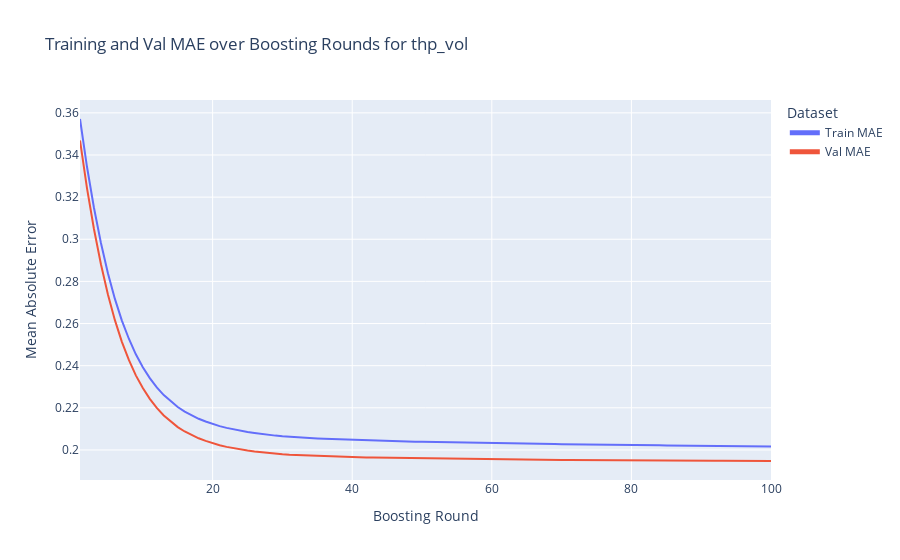
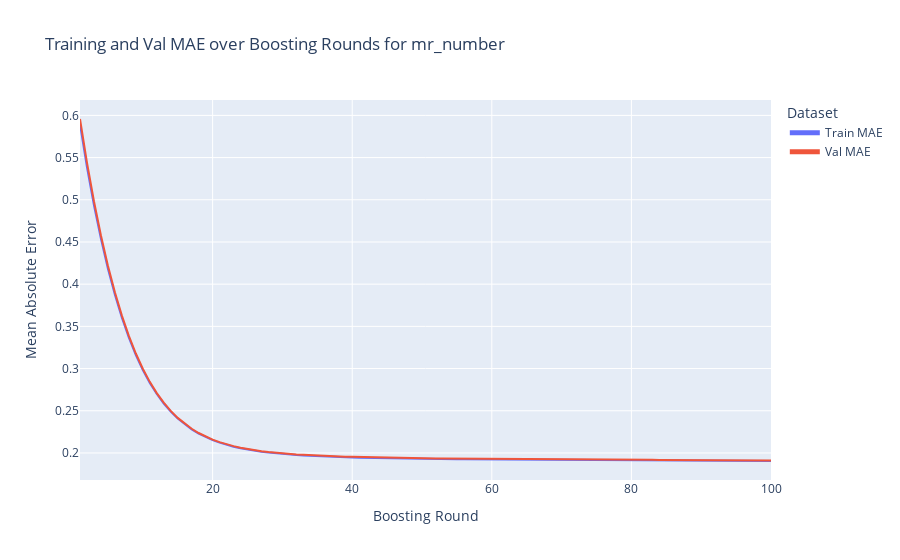

Notebook cell for these charts, in order:
### Markdown cell above
## Charts, Tables

### Code cell
# Iterate through each model in model.models
for target, target_model in models.items():
    print(f"Processing target: {target}")

    # Predict
    train_preds = target_model.predict(X_train.to_numpy())
    val_preds = target_model.predict(X_val.to_numpy())

    # Compute MAE values
    train_mae = mean_absolute_error(y_train[target].to_numpy(), train_preds)
    val_mae = mean_absolute_error(y_val[target].to_numpy(), val_preds)

    # Log the best score to wandb
    best_iteration = target_model.best_iteration
    best_val_mae = target_model.evals_result()['validation_1']['mae'][best_iteration]
    best_train_mae = target_model.evals_result()['validation_0']['mae'][best_iteration]

    wandb.log({
        f'{target}_best_val_mae': best_val_mae, 
        f'{target}_best_round': best_iteration, 
        f'{target}_best_train_mae': best_train_mae
    })

    # Convert evaluation results to a DataFrame
    evals_result = target_model.evals_result()
    rounds = range(1, len(evals_result['validation_0']['mae']) + 1)

    # Create a DataFrame using polars
    eval_df = pl.DataFrame({
        'Round': rounds,
        'Train MAE': evals_result['validation_0']['mae'],
        'Val MAE': evals_result['validation_1']['mae']
    })

    # Log eval_df to wandb
    wandb.log({f'{target}_eval_df': wandb.Table(data=eval_df.to_pandas())})

    # Plot the results using Plotly
    fig = px.line(
        x=rounds, 
        y=[evals_result['validation_0']['mae'], evals_result['validation_1']['mae']],
        labels={'x': 'Boosting Round', 'value': 'Mean Absolute Error'}, 
        title=f'Training and Val MAE over Boosting Rounds for {target}'
    )
    fig.update_layout(
        legend=dict(
            title='Legend',
            itemsizing='constant'
        ),
        legend_title_text='Dataset'
    )
    fig.data[0].name = 'Train MAE'
    fig.data[1].name = 'Val MAE'

    # Log the plot to wandb
    wandb.log({f"{target}_MAE_Plot": fig})

    # Optionally, display the plot
    fig.show()

    print(f"Best Val MAE for {target}: {best_val_mae}")
    print(f"Round: {best_iteration}")

### Figure 1 — Plotly figure (JSON) as saved in the notebook; plotly's stock layout.template omitted (floating-point values rounded to 4 significant figures)
{"data": [{"hovertemplate": "variable=wide_variable_0<br>Boosting Round=%{x}<br>Mean Absolute Error=%{y}<extra></extra>", "legendgroup": "wide_variable_0", "line": {"color": "#636efa", "dash": "solid"}, "marker": {"symbol": "circle"}, "mode": "lines", "name": "Train MAE", "orientation": "v", "showlegend": true, "type": "scatter", "x": [1, 2, 3, 4, 5, 6, 7, 8, 9, 10, 11, 12, 13, 14, 15, 16, 17, 18, 19, 20, 21, 22, 23, 24, 25, 26, 27, 28, 29, 30, 31, 32, 33, 34, 35, 36, 37, 38, 39, 40, 41, 42, 43, 44, 45, 46, 47, 48, 49, 50, 51, 52, 53, 54, 55, 56, 57, 58, 59, 60, 61, 62, 63, 64, 65, 66, 67, 68, 69, 70, 71, 72, 73, 74, 75, 76, 77, 78, 79, 80, 81, 82, 83, 84, 85, 86, 87, 88, 89, 90, 91, 92, 93, 94, 95, 96, 97, 98, 99, 100], "xaxis": "x", "y": [0.3571, 0.3344, 0.315, 0.2983, 0.2839, 0.2717, 0.2614, 0.2528, 0.2454, 0.2393, 0.2341, 0.2297, 0.226, 0.223, 0.2204, 0.2182, 0.2164, 0.2148, 0.2135, 0.2123, 0.2113, 0.2105, 0.2097, 0.209, 0.2085, 0.208, 0.2075, 0.2071, 0.2068, 0.2065, 0.2062, 0.206, 0.2058, 0.2056, 0.2055, 0.2053, 0.2052, 0.2051, 0.2049, 0.2048, 0.2046, 0.2045, 0.2044, 0.2043, 0.2043, 0.2042, 0.2042, 0.204, 0.2039, 0.2039, 0.2038, 0.2038, 0.2037, 0.2036, 0.2035, 0.2034, 0.2034, 0.2033, 0.2032, 0.2032, 0.2031, 0.2031, 0.203, 0.203, 0.2029, 0.2029, 0.2029, 0.2028, 0.2028, 0.2027, 0.2027, 0.2027, 0.2026, 0.2026, 0.2026, 0.2025, 0.2025, 0.2024, 0.2024, 0.2024, 0.2023, 0.2023, 0.2022, 0.2022, 0.2021, 0.2021, 0.202, 0.202, 0.202, 0.2019, 0.2019, 0.2019, 0.2019, 0.2018, 0.2018, 0.2018, 0.2018, 0.2017, 0.2017, 0.2017], "yaxis": "y"}, {"hovertemplate": "variable=wide_variable_1<br>Boosting Round=%{x}<br>Mean Absolute Error=%{y}<extra></extra>", "legendgroup": "wide_variable_1", "line": {"color": "#EF553B", "dash": "solid"}, "marker": {"symbol": "circle"}, "mode": "lines", "name": "Val MAE", "orientation": "v", "showlegend": true, "type": "scatter", "x": [1, 2, 3, 4, 5, 6, 7, 8, 9, 10, 11, 12, 13, 14, 15, 16, 17, 18, 19, 20, 21, 22, 23, 24, 25, 26, 27, 28, 29, 30, 31, 32, 33, 34, 35, 36, 37, 38, 39, 40, 41, 42, 43, 44, 45, 46, 47, 48, 49, 50, 51, 52, 53, 54, 55, 56, 57, 58, 59, 60, 61, 62, 63, 64, 65, 66, 67, 68, 69, 70, 71, 72, 73, 74, 75, 76, 77, 78, 79, 80, 81, 82, 83, 84, 85, 86, 87, 88, 89, 90, 91, 92, 93, 94, 95, 96, 97, 98, 99, 100], "xaxis": "x", "y": [0.3469, 0.3243, 0.3049, 0.2881, 0.2738, 0.2616, 0.2513, 0.2427, 0.2354, 0.2294, 0.2242, 0.22, 0.2164, 0.2134, 0.2109, 0.2088, 0.2071, 0.2055, 0.2043, 0.2032, 0.2022, 0.2015, 0.2008, 0.2002, 0.1997, 0.1992, 0.1988, 0.1985, 0.1982, 0.198, 0.1978, 0.1976, 0.1974, 0.1973, 0.1972, 0.1971, 0.1969, 0.1968, 0.1967, 0.1966, 0.1965, 0.1964, 0.1964, 0.1963, 0.1963, 0.1962, 0.1962, 0.1961, 0.196, 0.196, 0.1959, 0.1959, 0.1959, 0.1958, 0.1958, 0.1957, 0.1957, 0.1956, 0.1956, 0.1956, 0.1955, 0.1955, 0.1955, 0.1954, 0.1954, 0.1954, 0.1954, 0.1953, 0.1953, 0.1953, 0.1953, 0.1952, 0.1952, 0.1952, 0.1952, 0.1952, 0.1951, 0.1951, 0.1951, 0.1951, 0.195, 0.195, 0.195, 0.195, 0.195, 0.1949, 0.1949, 0.1949, 0.1949, 0.1949, 0.1948, 0.1948, 0.1948, 0.1948, 0.1948, 0.1948, 0.1948, 0.1948, 0.1948, 0.1948], "yaxis": "y"}], "layout": {"legend": {"itemsizing": "constant", "title": {"text": "Dataset"}, "tracegroupgap": 0}, "title": {"text": "Training and Val MAE over Boosting Rounds for thp_vol"}, "xaxis": {"anchor": "y", "domain": [0, 1], "title": {"text": "Boosting Round"}}, "yaxis": {"anchor": "x", "domain": [0, 1], "title": {"text": "Mean Absolute Error"}}}}

### Figure 2 — Plotly figure (JSON) as saved in the notebook; plotly's stock layout.template omitted (floating-point values rounded to 4 significant figures)
{"data": [{"hovertemplate": "variable=wide_variable_0<br>Boosting Round=%{x}<br>Mean Absolute Error=%{y}<extra></extra>", "legendgroup": "wide_variable_0", "line": {"color": "#636efa", "dash": "solid"}, "marker": {"symbol": "circle"}, "mode": "lines", "name": "Train MAE", "orientation": "v", "showlegend": true, "type": "scatter", "x": [1, 2, 3, 4, 5, 6, 7, 8, 9, 10, 11, 12, 13, 14, 15, 16, 17, 18, 19, 20, 21, 22, 23, 24, 25, 26, 27, 28, 29, 30, 31, 32, 33, 34, 35, 36, 37, 38, 39, 40, 41, 42, 43, 44, 45, 46, 47, 48, 49, 50, 51, 52, 53, 54, 55, 56, 57, 58, 59, 60, 61, 62, 63, 64, 65, 66, 67, 68, 69, 70, 71, 72, 73, 74, 75, 76, 77, 78, 79, 80, 81, 82, 83, 84, 85, 86, 87, 88, 89, 90, 91, 92, 93, 94, 95, 96, 97, 98, 99, 100], "xaxis": "x", "y": [0.5893, 0.5386, 0.4936, 0.4537, 0.4184, 0.3874, 0.3603, 0.3366, 0.316, 0.2982, 0.2829, 0.2698, 0.2586, 0.249, 0.2408, 0.2339, 0.228, 0.223, 0.2187, 0.2152, 0.2122, 0.2096, 0.2074, 0.2056, 0.204, 0.2026, 0.2014, 0.2004, 0.1995, 0.1988, 0.1981, 0.1975, 0.197, 0.1965, 0.1961, 0.1957, 0.1954, 0.1951, 0.1948, 0.1946, 0.1943, 0.1942, 0.194, 0.1938, 0.1936, 0.1935, 0.1933, 0.1932, 0.1931, 0.193, 0.1928, 0.1927, 0.1927, 0.1926, 0.1925, 0.1924, 0.1923, 0.1923, 0.1922, 0.1921, 0.1921, 0.192, 0.192, 0.1919, 0.1918, 0.1918, 0.1918, 0.1917, 0.1917, 0.1916, 0.1915, 0.1915, 0.1915, 0.1914, 0.1914, 0.1914, 0.1913, 0.1913, 0.1912, 0.1912, 0.1911, 0.1911, 0.191, 0.191, 0.191, 0.1909, 0.1909, 0.1908, 0.1908, 0.1908, 0.1907, 0.1907, 0.1907, 0.1906, 0.1906, 0.1906, 0.1906, 0.1905, 0.1905, 0.1905], "yaxis": "y"}, {"hovertemplate": "variable=wide_variable_1<br>Boosting Round=%{x}<br>Mean Absolute Error=%{y}<extra></extra>", "legendgroup": "wide_variable_1", "line": {"color": "#EF553B", "dash": "solid"}, "marker": {"symbol": "circle"}, "mode": "lines", "name": "Val MAE", "orientation": "v", "showlegend": true, "type": "scatter", "x": [1, 2, 3, 4, 5, 6, 7, 8, 9, 10, 11, 12, 13, 14, 15, 16, 17, 18, 19, 20, 21, 22, 23, 24, 25, 26, 27, 28, 29, 30, 31, 32, 33, 34, 35, 36, 37, 38, 39, 40, 41, 42, 43, 44, 45, 46, 47, 48, 49, 50, 51, 52, 53, 54, 55, 56, 57, 58, 59, 60, 61, 62, 63, 64, 65, 66, 67, 68, 69, 70, 71, 72, 73, 74, 75, 76, 77, 78, 79, 80, 81, 82, 83, 84, 85, 86, 87, 88, 89, 90, 91, 92, 93, 94, 95, 96, 97, 98, 99, 100], "xaxis": "x", "y": [0.5957, 0.544, 0.4983, 0.4577, 0.4218, 0.3904, 0.3627, 0.3387, 0.3178, 0.2998, 0.2842, 0.2709, 0.2595, 0.2498, 0.2415, 0.2346, 0.2287, 0.2236, 0.2193, 0.2158, 0.2128, 0.2102, 0.2081, 0.2063, 0.2046, 0.2032, 0.2021, 0.2011, 0.2002, 0.1995, 0.1988, 0.1982, 0.1978, 0.1973, 0.1969, 0.1965, 0.1962, 0.1959, 0.1956, 0.1954, 0.1951, 0.195, 0.1947, 0.1946, 0.1944, 0.1943, 0.1941, 0.194, 0.1939, 0.1937, 0.1936, 0.1935, 0.1934, 0.1934, 0.1933, 0.1932, 0.1931, 0.193, 0.193, 0.1929, 0.1928, 0.1928, 0.1927, 0.1927, 0.1926, 0.1926, 0.1925, 0.1925, 0.1924, 0.1924, 0.1923, 0.1923, 0.1922, 0.1922, 0.1922, 0.1921, 0.1921, 0.192, 0.192, 0.1919, 0.1919, 0.1918, 0.1918, 0.1918, 0.1917, 0.1917, 0.1916, 0.1916, 0.1916, 0.1915, 0.1915, 0.1915, 0.1914, 0.1914, 0.1914, 0.1913, 0.1913, 0.1912, 0.1912, 0.1912], "yaxis": "y"}], "layout": {"legend": {"itemsizing": "constant", "title": {"text": "Dataset"}, "tracegroupgap": 0}, "title": {"text": "Training and Val MAE over Boosting Rounds for mr_number"}, "xaxis": {"anchor": "y", "domain": [0, 1], "title": {"text": "Boosting Round"}}, "yaxis": {"anchor": "x", "domain": [0, 1], "title": {"text": "Mean Absolute Error"}}}}
